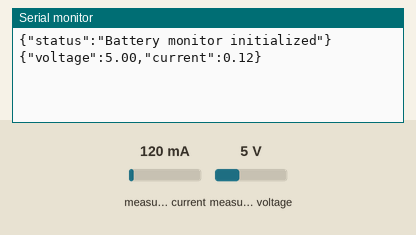
Simulated run of this sketch. Board: Arduino Nano, built with avr-gcc and run on an emulated ATmega328P. Shown: the last lines printed to the serial monitor. The test bench sets the inputs (shaded band); at power-on: measured current 120 mA, measured voltage 5 V.

Above: at 1.8 s.
1.9 s: measured current set to 40 mA
At 2.8 s:
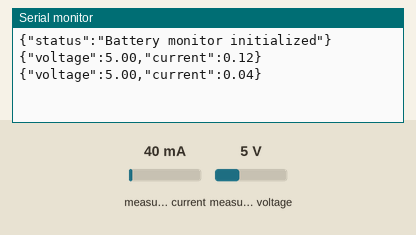
3.4 s: measured voltage set to 0.3 V
At 4.7 s:
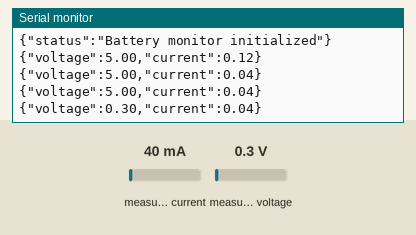
4.9 s: measured current set to 500 mA
At 5.8 s:
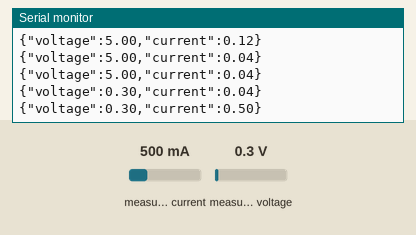
Timing chart, 0 to 7.9 s (numbered marks = the images above; inputs shaded):
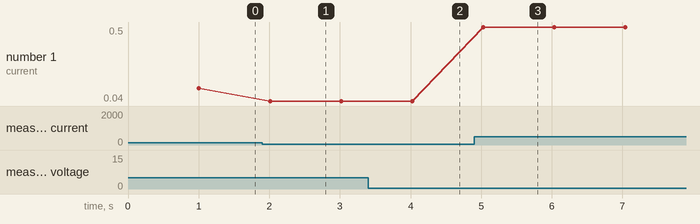

The sketch:

esp32_battery_monitor.ino
```cpp
/*
 * ESP32 Battery Monitor for SEANO
 *
 * Hardware:
 * - ESP32 DevKit
 * - INA219/INA226 Current/Voltage Sensor Module
 * - Connect to Jetson Nano via Serial
 *
 * Connections:
 * ESP32 TX (GPIO17) -> Jetson RX (Pin 10)
 * ESP32 RX (GPIO16) -> Jetson TX (Pin 8)
 * ESP32 GND -> Jetson GND
 *
 * This code reads voltage and current from INA219
 * and sends data to Jetson via Serial in JSON format
 */

#include <Wire.h>
#include <Adafruit_INA219.h>

Adafruit_INA219 ina219;

// Serial communication settings
#define SERIAL_BAUDRATE 115200
#define SEND_INTERVAL 1000  // Send data every 1 second (1000ms)

unsigned long lastSendTime = 0;

void setup() {
  // Initialize Serial for communication with Jetson
  Serial.begin(SERIAL_BAUDRATE);

  // Initialize I2C
  Wire.begin();

  // Initialize INA219
  if (!ina219.begin()) {
    Serial.println("{\"error\":\"INA219 not found\"}");
    while (1) {
      delay(1000);
      Serial.println("{\"error\":\"INA219 not found\"}");
    }
  }

  // Configure INA219
  // By default the INA219 will be calibrated with a range of 32V, 2A
  // You can change to 16V, 400mA if needed
  ina219.setCalibration_32V_2A();

  Serial.println("{\"status\":\"Battery monitor initialized\"}");
}

void loop() {
  unsigned long currentTime = millis();

  // Send data at specified interval
  if (currentTime - lastSendTime >= SEND_INTERVAL) {
    lastSendTime = currentTime;

    // Read sensor data
    float voltage = ina219.getBusVoltage_V();
    float current = ina219.getCurrent_mA() / 1000.0;  // Convert to Amperes

    // Optional: Add shunt voltage for more accuracy
    // float shuntVoltage = ina219.getShuntVoltage_mV() / 1000.0;
    // voltage = voltage + shuntVoltage;

    // Ensure positive current value
    if (current < 0) {
      current = 0;
    }

    // Send data in JSON format
    Serial.print("{\"voltage\":");
    Serial.print(voltage, 2);  // 2 decimal places
    Serial.print(",\"current\":");
    Serial.print(current, 2);
    Serial.println("}");

    // Alternative simple format (uncomment if preferred):
    // Serial.print("V:");
    // Serial.print(voltage, 2);
    // Serial.print(",A:");
    // Serial.println(current, 2);
  }

  delay(10);  // Small delay to prevent CPU hogging
}
```

Measured:
- after the input at 1.9 s, the serial monitor: prints a new line after 0.11 s (image 1)
- after the input at 3.4 s, the serial monitor: prints a new line after 0.62 s (image 2)
- after the input at 4.9 s, the serial monitor: prints a new line after 0.13 s (image 3)
- plotted number 1: 0.12 → 0.04 after the input at 1.9 s, 0.04 → 0.5 after the input at 4.9 s
